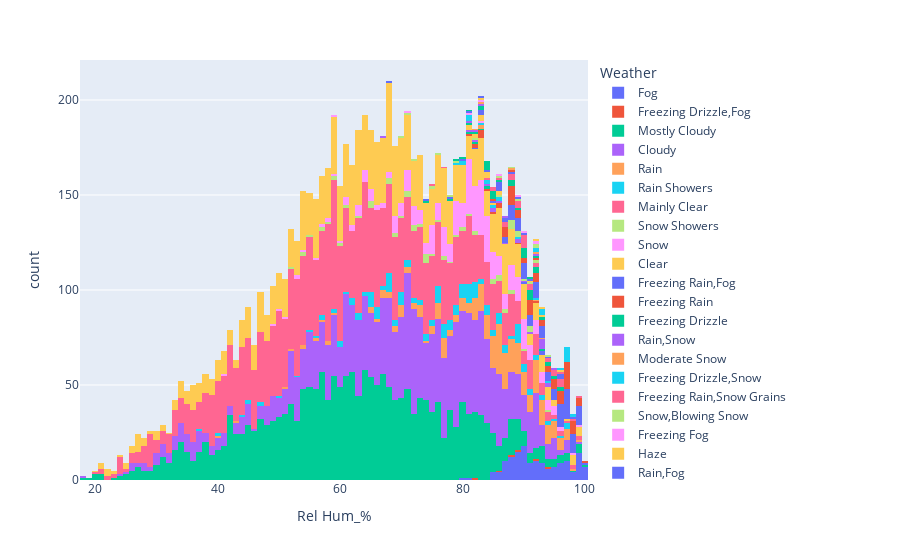

The cell this chart's notebook holds for it:
### Code cell
px.histogram(weather, x='Rel Hum_%', color='Weather')

### Figure 1 — Plotly figure (JSON) as saved in the notebook; plotly's stock layout.template omitted (floating-point values rounded to 4 significant figures; data arrays with more than 128 entries replaced by an {"elided": "..."} marker saying what was removed)
{"data": [{"alignmentgroup": "True", "bingroup": "x", "hovertemplate": "Weather=Fog<br>Rel Hum_%=%{x}<br>count=%{y}<extra></extra>", "legendgroup": "Fog", "marker": {"color": "#636efa", "pattern": {"shape": ""}}, "name": "Fog", "offsetgroup": "Fog", "orientation": "v", "showlegend": true, "type": "histogram", "x": {"elided": "150 int values"}, "xaxis": "x", "yaxis": "y"}, {"alignmentgroup": "True", "bingroup": "x", "hovertemplate": "Weather=Freezing Drizzle,Fog<br>Rel Hum_%=%{x}<br>count=%{y}<extra></extra>", "legendgroup": "Freezing Drizzle,Fog", "marker": {"color": "#EF553B", "pattern": {"shape": ""}}, "name": "Freezing Drizzle,Fog", "offsetgroup": "Freezing Drizzle,Fog", "orientation": "v", "showlegend": true, "type": "histogram", "x": [89, 88, 82, 86, 92, 94], "xaxis": "x", "yaxis": "y"}, {"alignmentgroup": "True", "bingroup": "x", "hovertemplate": "Weather=Mostly Cloudy<br>Rel Hum_%=%{x}<br>count=%{y}<extra></extra>", "legendgroup": "Mostly Cloudy", "marker": {"color": "#00cc96", "pattern": {"shape": ""}}, "name": "Mostly Cloudy", "offsetgroup": "Mostly Cloudy", "orientation": "v", "showlegend": true, "type": "histogram", "x": {"elided": "2069 int values"}, "xaxis": "x", "yaxis": "y"}, {"alignmentgroup": "True", "bingroup": "x", "hovertemplate": "Weather=Cloudy<br>Rel Hum_%=%{x}<br>count=%{y}<extra></extra>", "legendgroup": "Cloudy", "marker": {"color": "#ab63fa", "pattern": {"shape": ""}}, "name": "Cloudy", "offsetgroup": "Cloudy", "orientation": "v", "showlegend": true, "type": "histogram", "x": {"elided": "1728 int values"}, "xaxis": "x", "yaxis": "y"}, {"alignmentgroup": "True", "bingroup": "x", "hovertemplate": "Weather=Rain<br>Rel Hum_%=%{x}<br>count=%{y}<extra></extra>", "legendgroup": "Rain", "marker": {"color": "#FFA15A", "pattern": {"shape": ""}}, "name": "Rain", "offsetgroup": "Rain", "orientation": "v", "showlegend": true, "type": "histogram", "x": {"elided": "306 int values"}, "xaxis": "x", "yaxis": "y"}, {"alignmentgroup": "True", "bingroup": "x", "hovertemplate": "Weather=Rain Showers<br>Rel Hum_%=%{x}<br>count=%{y}<extra></extra>", "legendgroup": "Rain Showers", "marker": {"color": "#19d3f3", "pattern": {"shape": ""}}, "name": "Rain Showers", "offsetgroup": "Rain Showers", "orientation": "v", "showlegend": true, "type": "histogram", "x": {"elided": "188 int values"}, "xaxis": "x", "yaxis": "y"}, {"alignmentgroup": "True", "bingroup": "x", "hovertemplate": "Weather=Mainly Clear<br>Rel Hum_%=%{x}<br>count=%{y}<extra></extra>", "legendgroup": "Mainly Clear", "marker": {"color": "#FF6692", "pattern": {"shape": ""}}, "name": "Mainly Clear", "offsetgroup": "Mainly Clear", "orientation": "v", "showlegend": true, "type": "histogram", "x": {"elided": "2106 int values"}, "xaxis": "x", "yaxis": "y"}, {"alignmentgroup": "True", "bingroup": "x", "hovertemplate": "Weather=Snow Showers<br>Rel Hum_%=%{x}<br>count=%{y}<extra></extra>", "legendgroup": "Snow Showers", "marker": {"color": "#B6E880", "pattern": {"shape": ""}}, "name": "Snow Showers", "offsetgroup": "Snow Showers", "orientation": "v", "showlegend": true, "type": "histogram", "x": [57, 54, 58, 59, 57, 65, 54, 60, 61, 65, 73, 72, 71, 72, 52, 82, 77, 76, 78, 72, 63, 65, 69, 74, 69, 68, 74, 59, 73, 68, 61, 70, 68, 74, 60, 86, 94, 90, 88, 88, 85, 55, 71, 65, 79, 80, 80, 81, 85, 86, 86, 87, 74, 74, 75, 77, 71, 82, 85, 87], "xaxis": "x", "yaxis": "y"}, {"alignmentgroup": "True", "bingroup": "x", "hovertemplate": "Weather=Snow<br>Rel Hum_%=%{x}<br>count=%{y}<extra></extra>", "legendgroup": "Snow", "marker": {"color": "#FF97FF", "pattern": {"shape": ""}}, "name": "Snow", "offsetgroup": "Snow", "orientation": "v", "showlegend": true, "type": "histogram", "x": {"elided": "390 int values"}, "xaxis": "x", "yaxis": "y"}, {"alignmentgroup": "True", "bingroup": "x", "hovertemplate": "Weather=Clear<br>Rel Hum_%=%{x}<br>count=%{y}<extra></extra>", "legendgroup": "Clear", "marker": {"color": "#FECB52", "pattern": {"shape": ""}}, "name": "Clear", "offsetgroup": "Clear", "orientation": "v", "showlegend": true, "type": "histogram", "x": {"elided": "1326 int values"}, "xaxis": "x", "yaxis": "y"}, {"alignmentgroup": "True", "bingroup": "x", "hovertemplate": "Weather=Freezing Rain,Fog<br>Rel Hum_%=%{x}<br>count=%{y}<extra></extra>", "legendgroup": "Freezing Rain,Fog", "marker": {"color": "#636efa", "pattern": {"shape": ""}}, "name": "Freezing Rain,Fog", "offsetgroup": "Freezing Rain,Fog", "orientation": "v", "showlegend": true, "type": "histogram", "x": [82, 90, 93, 93], "xaxis": "x", "yaxis": "y"}, {"alignmentgroup": "True", "bingroup": "x", "hovertemplate": "Weather=Freezing Rain<br>Rel Hum_%=%{x}<br>count=%{y}<extra></extra>", "legendgroup": "Freezing Rain", "marker": {"color": "#EF553B", "pattern": {"shape": ""}}, "name": "Freezing Rain", "offsetgroup": "Freezing Rain", "orientation": "v", "showlegend": true, "type": "histogram", "x": [84, 83, 83, 83, 85, 86, 89, 86, 86, 82, 83, 82, 81, 92], "xaxis": "x", "yaxis": "y"}, {"alignmentgroup": "True", "bingroup": "x", "hovertemplate": "Weather=Freezing Drizzle<br>Rel Hum_%=%{x}<br>count=%{y}<extra></extra>", "legendgroup": "Freezing Drizzle", "marker": {"color": "#00cc96", "pattern": {"shape": ""}}, "name": "Freezing Drizzle", "offsetgroup": "Freezing Drizzle", "orientation": "v", "showlegend": true, "type": "histogram", "x": [84, 84, 83, 78, 82, 81, 93], "xaxis": "x", "yaxis": "y"}, {"alignmentgroup": "True", "bingroup": "x", "hovertemplate": "Weather=Rain,Snow<br>Rel Hum_%=%{x}<br>count=%{y}<extra></extra>", "legendgroup": "Rain,Snow", "marker": {"color": "#ab63fa", "pattern": {"shape": ""}}, "name": "Rain,Snow", "offsetgroup": "Rain,Snow", "orientation": "v", "showlegend": true, "type": "histogram", "x": [86, 81, 82, 90, 87, 89, 89, 85, 85, 84, 93, 94, 94, 91, 93, 93, 93, 93], "xaxis": "x", "yaxis": "y"}, {"alignmentgroup": "True", "bingroup": "x", "hovertemplate": "Weather=Moderate Snow<br>Rel Hum_%=%{x}<br>count=%{y}<extra></extra>", "legendgroup": "Moderate Snow", "marker": {"color": "#FFA15A", "pattern": {"shape": ""}}, "name": "Moderate Snow", "offsetgroup": "Moderate Snow", "orientation": "v", "showlegend": true, "type": "histogram", "x": [83, 83, 92, 93], "xaxis": "x", "yaxis": "y"}, {"alignmentgroup": "True", "bingroup": "x", "hovertemplate": "Weather=Freezing Drizzle,Snow<br>Rel Hum_%=%{x}<br>count=%{y}<extra></extra>", "legendgroup": "Freezing Drizzle,Snow", "marker": {"color": "#19d3f3", "pattern": {"shape": ""}}, "name": "Freezing Drizzle,Snow", "offsetgroup": "Freezing Drizzle,Snow", "orientation": "v", "showlegend": true, "type": "histogram", "x": [83, 85, 84, 84, 79, 86, 92, 94, 89, 85, 86], "xaxis": "x", "yaxis": "y"}, {"alignmentgroup": "True", "bingroup": "x", "hovertemplate": "Weather=Freezing Rain,Snow Grains<br>Rel Hum_%=%{x}<br>count=%{y}<extra></extra>", "legendgroup": "Freezing Rain,Snow Grains", "marker": {"color": "#FF6692", "pattern": {"shape": ""}}, "name": "Freezing Rain,Snow Grains", "offsetgroup": "Freezing Rain,Snow Grains", "orientation": "v", "showlegend": true, "type": "histogram", "x": [84], "xaxis": "x", "yaxis": "y"}, {"alignmentgroup": "True", "bingroup": "x", "hovertemplate": "Weather=Snow,Blowing Snow<br>Rel Hum_%=%{x}<br>count=%{y}<extra></extra>", "legendgroup": "Snow,Blowing Snow", "marker": {"color": "#B6E880", "pattern": {"shape": ""}}, "name": "Snow,Blowing Snow", "offsetgroup": "Snow,Blowing Snow", "orientation": "v", "showlegend": true, "type": "histogram", "x": [79, 75, 72, 70, 71, 89, 90, 89, 82, 88, 86, 91, 91, 89, 91, 88, 88, 88, 88], "xaxis": "x", "yaxis": "y"}, {"alignmentgroup": "True", "bingroup": "x", "hovertemplate": "Weather=Freezing Fog<br>Rel Hum_%=%{x}<br>count=%{y}<extra></extra>", "legendgroup": "Freezing Fog", "marker": {"color": "#FF97FF", "pattern": {"shape": ""}}, "name": "Freezing Fog", "offsetgroup": "Freezing Fog", "orientation": "v", "showlegend": true, "type": "histogram", "x": [71, 83, 99, 98], "xaxis": "x", "yaxis": "y"}, {"alignmentgroup": "True", "bingroup": "x", "hovertemplate": "Weather=Haze<br>Rel Hum_%=%{x}<br>count=%{y}<extra></extra>", "legendgroup": "Haze", "marker": {"color": "#FECB52", "pattern": {"shape": ""}}, "name": "Haze", "offsetgroup": "Haze", "orientation": "v", "showlegend": true, "type": "histogram", "x": [73, 68, 81, 81, 83, 83, 84, 85, 86, 86, 82, 84, 81, 82, 84, 83], "xaxis": "x", "yaxis": "y"}, {"alignmentgroup": "True", "bingroup": "x", "hovertemplate": "Weather=Rain,Fog<br>Rel Hum_%=%{x}<br>count=%{y}<extra></extra>", "legendgroup": "Rain,Fog", "marker": {"color": "#636efa", "pattern": {"shape": ""}}, "name": "Rain,Fog", "offsetgroup": "Rain,Fog", "orientation": "v", "showlegend": true, "type": "histogram", "x": [88, 88, 88, 90, 83, 86, 92, 92, 98, 97, 96, 97, 97, 97, 96, 92, 86, 86, 86, 88, 90, 89, 87, 87, 90, 90, 87, 89, 89, 88, 89, 89, 91, 91, 88, 88, 84, 90, 89, 90, 89, 88, 86, 91, 90, 91, 93, 93, 99, 98, 96, 97, 95, 97, 97, 99, 99, 100, 99, 98, 98, 99, 99, 99, 99, 92, 83, 99, 83, 85, 92, 95, 96, 94, 98, 97, 97, 97, 97, 98, 97, 98, 98, 97, 91, 91, 94, 92, 96, 94, 90, 95, 96, 97, 99, 92, 94, 92, 95, 96, 96, 94, 93, 93, 93, 96, 95, 96, 93, 95, 96, 97, 98, 98, 96, 97], "xaxis": "x", "yaxis": "y"}, {"alignmentgroup": "True", "bingroup": "x", "hovertemplate": "Weather=Drizzle,Fog<br>Rel Hum_%=%{x}<br>count=%{y}<extra></extra>", "legendgroup": "Drizzle,Fog", "marker": {"color": "#EF553B", "pattern": {"shape": ""}}, "name": "Drizzle,Fog", "offsetgroup": "Drizzle,Fog", "orientation": "v", "showlegend": true, "type": "histogram", "x": [89, 88, 89, 88, 88, 87, 87, 87, 85, 97, 97, 98, 97, 96, 96, 97, 98, 97, 97, 98, 88, 87, 91, 92, 92, 92, 92, 93, 93, 87, 88, 88, 88, 88, 90, 90, 89, 90, 91, 91, 91, 91, 91, 91, 89, 88, 88, 95, 94, 98, 96, 94, 95, 91, 93, 97, 95, 97, 95, 98, 99, 99, 96, 92, 98, 97, 98, 97, 100, 99, 99, 97, 96, 95, 96, 96, 94, 97, 97, 97], "xaxis": "x", "yaxis": "y"}, {"alignmentgroup": "True", "bingroup": "x", "hovertemplate": "Weather=Drizzle<br>Rel Hum_%=%{x}<br>count=%{y}<extra></extra>", "legendgroup": "Drizzle", "marker": {"color": "#00cc96", "pattern": {"shape": ""}}, "name": "Drizzle", "offsetgroup": "Drizzle", "orientation": "v", "showlegend": true, "type": "histogram", "x": [89, 92, 91, 90, 84, 86, 85, 85, 88, 74, 93, 84, 84, 91, 95, 94, 93, 95, 96, 90, 90, 81, 91, 91, 92, 79, 84, 82, 83, 85, 83, 85, 84, 94, 90, 88, 88, 96, 90, 91, 92], "xaxis": "x", "yaxis": "y"}, {"alignmentgroup": "True", "bingroup": "x", "hovertemplate": "Weather=Freezing Drizzle,Haze<br>Rel Hum_%=%{x}<br>count=%{y}<extra></extra>", "legendgroup": "Freezing Drizzle,Haze", "marker": {"color": "#ab63fa", "pattern": {"shape": ""}}, "name": "Freezing Drizzle,Haze", "offsetgroup": "Freezing Drizzle,Haze", "orientation": "v", "showlegend": true, "type": "histogram", "x": [82, 83, 81], "xaxis": "x", "yaxis": "y"}, {"alignmentgroup": "True", "bingroup": "x", "hovertemplate": "Weather=Freezing Rain,Haze<br>Rel Hum_%=%{x}<br>count=%{y}<extra></extra>", "legendgroup": "Freezing Rain,Haze", "marker": {"color": "#FFA15A", "pattern": {"shape": ""}}, "name": "Freezing Rain,Haze", "offsetgroup": "Freezing Rain,Haze", "orientation": "v", "showlegend": true, "type": "histogram", "x": [83, 82], "xaxis": "x", "yaxis": "y"}, {"alignmentgroup": "True", "bingroup": "x", "hovertemplate": "Weather=Snow,Haze<br>Rel Hum_%=%{x}<br>count=%{y}<extra></extra>", "legendgroup": "Snow,Haze", "marker": {"color": "#19d3f3", "pattern": {"shape": ""}}, "name": "Snow,Haze", "offsetgroup": "Snow,Haze", "orientation": "v", "showlegend": true, "type": "histogram", "x": [81, 80, 81, 81, 80], "xaxis": "x", "yaxis": "y"}, {"alignmentgroup": "True", "bingroup": "x", "hovertemplate": "Weather=Snow,Fog<br>Rel Hum_%=%{x}<br>count=%{y}<extra></extra>", "legendgroup": "Snow,Fog", "marker": {"color": "#FF6692", "pattern": {"shape": ""}}, "name": "Snow,Fog", "offsetgroup": "Snow,Fog", "orientation": "v", "showlegend": true, "type": "histogram", "x": [90, 94, 77, 90, 96, 98, 99, 96, 87, 88, 88, 89, 91, 94, 95, 95, 95, 96, 96, 91, 91, 90, 90, 88, 87, 86, 85, 89, 85, 87, 92, 92, 90, 90, 90, 89, 89], "xaxis": "x", "yaxis": "y"}, {"alignmentgroup": "True", "bingroup": "x", "hovertemplate": "Weather=Snow,Ice Pellets<br>Rel Hum_%=%{x}<br>count=%{y}<extra></extra>", "legendgroup": "Snow,Ice Pellets", "marker": {"color": "#B6E880", "pattern": {"shape": ""}}, "name": "Snow,Ice Pellets", "offsetgroup": "Snow,Ice Pellets", "orientation": "v", "showlegend": true, "type": "histogram", "x": [86, 76, 89, 92, 91, 92], "xaxis": "x", "yaxis": "y"}, {"alignmentgroup": "True", "bingroup": "x", "hovertemplate": "Weather=Rain,Haze<br>Rel Hum_%=%{x}<br>count=%{y}<extra></extra>", "legendgroup": "Rain,Haze", "marker": {"color": "#FF97FF", "pattern": {"shape": ""}}, "name": "Rain,Haze", "offsetgroup": "Rain,Haze", "orientation": "v", "showlegend": true, "type": "histogram", "x": [81, 83, 86], "xaxis": "x", "yaxis": "y"}, {"alignmentgroup": "True", "bingroup": "x", "hovertemplate": "Weather=Thunderstorms,Rain<br>Rel Hum_%=%{x}<br>count=%{y}<extra></extra>", "legendgroup": "Thunderstorms,Rain", "marker": {"color": "#FECB52", "pattern": {"shape": ""}}, "name": "Thunderstorms,Rain", "offsetgroup": "Thunderstorms,Rain", "orientation": "v", "showlegend": true, "type": "histogram", "x": [83, 93, 91], "xaxis": "x", "yaxis": "y"}, {"alignmentgroup": "True", "bingroup": "x", "hovertemplate": "Weather=Thunderstorms,Rain Showers<br>Rel Hum_%=%{x}<br>count=%{y}<extra></extra>", "legendgroup": "Thunderstorms,Rain Showers", "marker": {"color": "#636efa", "pattern": {"shape": ""}}, "name": "Thunderstorms,Rain Showers", "offsetgroup": "Thunderstorms,Rain Showers", "orientation": "v", "showlegend": true, "type": "histogram", "x": [74, 87, 80, 81, 91, 90, 87, 88, 98, 96, 78, 83, 96, 89, 68, 96], "xaxis": "x", "yaxis": "y"}, {"alignmentgroup": "True", "bingroup": "x", "hovertemplate": "Weather=Thunderstorms,Heavy Rain Showers<br>Rel Hum_%=%{x}<br>count=%{y}<extra></extra>", "legendgroup": "Thunderstorms,Heavy Rain Showers", "marker": {"color": "#EF553B", "pattern": {"shape": ""}}, "name": "Thunderstorms,Heavy Rain Showers", "offsetgroup": "Thunderstorms,Heavy Rain Showers", "orientation": "v", "showlegend": true, "type": "histogram", "x": [88], "xaxis": "x", "yaxis": "y"}, {"alignmentgroup": "True", "bingroup": "x", "hovertemplate": "Weather=Thunderstorms,Rain Showers,Fog<br>Rel Hum_%=%{x}<br>count=%{y}<extra></extra>", "legendgroup": "Thunderstorms,Rain Showers,Fog", "marker": {"color": "#00cc96", "pattern": {"shape": ""}}, "name": "Thunderstorms,Rain Showers,Fog", "offsetgroup": "Thunderstorms,Rain Showers,Fog", "orientation": "v", "showlegend": true, "type": "histogram", "x": [81, 91, 80], "xaxis": "x", "yaxis": "y"}, {"alignmentgroup": "True", "bingroup": "x", "hovertemplate": "Weather=Thunderstorms<br>Rel Hum_%=%{x}<br>count=%{y}<extra></extra>", "legendgroup": "Thunderstorms", "marker": {"color": "#ab63fa", "pattern": {"shape": ""}}, "name": "Thunderstorms", "offsetgroup": "Thunderstorms", "orientation": "v", "showlegend": true, "type": "histogram", "x": [67, 87], "xaxis": "x", "yaxis": "y"}, {"alignmentgroup": "True", "bingroup": "x", "hovertemplate": "Weather=Thunderstorms,Rain,Fog<br>Rel Hum_%=%{x}<br>count=%{y}<extra></extra>", "legendgroup": "Thunderstorms,Rain,Fog", "marker": {"color": "#FFA15A", "pattern": {"shape": ""}}, "name": "Thunderstorms,Rain,Fog", "offsetgroup": "Thunderstorms,Rain,Fog", "orientation": "v", "showlegend": true, "type": "histogram", "x": [88], "xaxis": "x", "yaxis": "y"}, {"alignmentgroup": "True", "bingroup": "x", "hovertemplate": "Weather=Thunderstorms,Moderate Rain Showers,Fog<br>Rel Hum_%=%{x}<br>count=%{y}<extra></extra>", "legendgroup": "Thunderstorms,Moderate Rain Showers,Fog", "marker": {"color": "#19d3f3", "pattern": {"shape": ""}}, "name": "Thunderstorms,Moderate Rain Showers,Fog", "offsetgroup": "Thunderstorms,Moderate Rain Showers,Fog", "orientation": "v", "showlegend": true, "type": "histogram", "x": [93], "xaxis": "x", "yaxis": "y"}, {"alignmentgroup": "True", "bingroup": "x", "hovertemplate": "Weather=Rain Showers,Fog<br>Rel Hum_%=%{x}<br>count=%{y}<extra></extra>", "legendgroup": "Rain Showers,Fog", "marker": {"color": "#FF6692", "pattern": {"shape": ""}}, "name": "Rain Showers,Fog", "offsetgroup": "Rain Showers,Fog", "orientation": "v", "showlegend": true, "type": "histogram", "x": [96], "xaxis": "x", "yaxis": "y"}, {"alignmentgroup": "True", "bingroup": "x", "hovertemplate": "Weather=Rain Showers,Snow Showers<br>Rel Hum_%=%{x}<br>count=%{y}<extra></extra>", "legendgroup": "Rain Showers,Snow Showers", "marker": {"color": "#B6E880", "pattern": {"shape": ""}}, "name": "Rain Showers,Snow Showers", "offsetgroup": "Rain Showers,Snow Showers", "orientation": "v", "showlegend": true, "type": "histogram", "x": [78, 75], "xaxis": "x", "yaxis": "y"}, {"alignmentgroup": "True", "bingroup": "x", "hovertemplate": "Weather=Snow Pellets<br>Rel Hum_%=%{x}<br>count=%{y}<extra></extra>", "legendgroup": "Snow Pellets", "marker": {"color": "#FF97FF", "pattern": {"shape": ""}}, "name": "Snow Pellets", "offsetgroup": "Snow Pellets", "orientation": "v", "showlegend": true, "type": "histogram", "x": [59], "xaxis": "x", "yaxis": "y"}, {"alignmentgroup": "True", "bingroup": "x", "hovertemplate": "Weather=Rain,Snow,Fog<br>Rel Hum_%=%{x}<br>count=%{y}<extra></extra>", "legendgroup": "Rain,Snow,Fog", "marker": {"color": "#FECB52", "pattern": {"shape": ""}}, "name": "Rain,Snow,Fog", "offsetgroup": "Rain,Snow,Fog", "orientation": "v", "showlegend": true, "type": "histogram", "x": [96], "xaxis": "x", "yaxis": "y"}, {"alignmentgroup": "True", "bingroup": "x", "hovertemplate": "Weather=Moderate Rain,Fog<br>Rel Hum_%=%{x}<br>count=%{y}<extra></extra>", "legendgroup": "Moderate Rain,Fog", "marker": {"color": "#636efa", "pattern": {"shape": ""}}, "name": "Moderate Rain,Fog", "offsetgroup": "Moderate Rain,Fog", "orientation": "v", "showlegend": true, "type": "histogram", "x": [94], "xaxis": "x", "yaxis": "y"}, {"alignmentgroup": "True", "bingroup": "x", "hovertemplate": "Weather=Freezing Rain,Ice Pellets,Fog<br>Rel Hum_%=%{x}<br>count=%{y}<extra></extra>", "legendgroup": "Freezing Rain,Ice Pellets,Fog", "marker": {"color": "#EF553B", "pattern": {"shape": ""}}, "name": "Freezing Rain,Ice Pellets,Fog", "offsetgroup": "Freezing Rain,Ice Pellets,Fog", "orientation": "v", "showlegend": true, "type": "histogram", "x": [92], "xaxis": "x", "yaxis": "y"}, {"alignmentgroup": "True", "bingroup": "x", "hovertemplate": "Weather=Drizzle,Ice Pellets,Fog<br>Rel Hum_%=%{x}<br>count=%{y}<extra></extra>", "legendgroup": "Drizzle,Ice Pellets,Fog", "marker": {"color": "#00cc96", "pattern": {"shape": ""}}, "name": "Drizzle,Ice Pellets,Fog", "offsetgroup": "Drizzle,Ice Pellets,Fog", "orientation": "v", "showlegend": true, "type": "histogram", "x": [92], "xaxis": "x", "yaxis": "y"}, {"alignmentgroup": "True", "bingroup": "x", "hovertemplate": "Weather=Drizzle,Snow<br>Rel Hum_%=%{x}<br>count=%{y}<extra></extra>", "legendgroup": "Drizzle,Snow", "marker": {"color": "#ab63fa", "pattern": {"shape": ""}}, "name": "Drizzle,Snow", "offsetgroup": "Drizzle,Snow", "orientation": "v", "showlegend": true, "type": "histogram", "x": [95, 92], "xaxis": "x", "yaxis": "y"}, {"alignmentgroup": "True", "bingroup": "x", "hovertemplate": "Weather=Rain,Ice Pellets<br>Rel Hum_%=%{x}<br>count=%{y}<extra></extra>", "legendgroup": "Rain,Ice Pellets", "marker": {"color": "#FFA15A", "pattern": {"shape": ""}}, "name": "Rain,Ice Pellets", "offsetgroup": "Rain,Ice Pellets", "orientation": "v", "showlegend": true, "type": "histogram", "x": [92], "xaxis": "x", "yaxis": "y"}, {"alignmentgroup": "True", "bingroup": "x", "hovertemplate": "Weather=Drizzle,Snow,Fog<br>Rel Hum_%=%{x}<br>count=%{y}<extra></extra>", "legendgroup": "Drizzle,Snow,Fog", "marker": {"color": "#19d3f3", "pattern": {"shape": ""}}, "name": "Drizzle,Snow,Fog", "offsetgroup": "Drizzle,Snow,Fog", "orientation": "v", "showlegend": true, "type": "histogram", "x": [97, 97, 98, 97, 97, 98, 97, 97, 97, 96, 97, 92, 92, 93, 93], "xaxis": "x", "yaxis": "y"}, {"alignmentgroup": "True", "bingroup": "x", "hovertemplate": "Weather=Rain,Snow Grains<br>Rel Hum_%=%{x}<br>count=%{y}<extra></extra>", "legendgroup": "Rain,Snow Grains", "marker": {"color": "#FF6692", "pattern": {"shape": ""}}, "name": "Rain,Snow Grains", "offsetgroup": "Rain,Snow Grains", "orientation": "v", "showlegend": true, "type": "histogram", "x": [75], "xaxis": "x", "yaxis": "y"}, {"alignmentgroup": "True", "bingroup": "x", "hovertemplate": "Weather=Rain,Snow,Ice Pellets<br>Rel Hum_%=%{x}<br>count=%{y}<extra></extra>", "legendgroup": "Rain,Snow,Ice Pellets", "marker": {"color": "#B6E880", "pattern": {"shape": ""}}, "name": "Rain,Snow,Ice Pellets", "offsetgroup": "Rain,Snow,Ice Pellets", "orientation": "v", "showlegend": true, "type": "histogram", "x": [88, 94, 92, 92], "xaxis": "x", "yaxis": "y"}, {"alignmentgroup": "True", "bingroup": "x", "hovertemplate": "Weather=Snow Showers,Fog<br>Rel Hum_%=%{x}<br>count=%{y}<extra></extra>", "legendgroup": "Snow Showers,Fog", "marker": {"color": "#FF97FF", "pattern": {"shape": ""}}, "name": "Snow Showers,Fog", "offsetgroup": "Snow Showers,Fog", "orientation": "v", "showlegend": true, "type": "histogram", "x": [89, 90, 92, 92], "xaxis": "x", "yaxis": "y"}, {"alignmentgroup": "True", "bingroup": "x", "hovertemplate": "Weather=Moderate Snow,Blowing Snow<br>Rel Hum_%=%{x}<br>count=%{y}<extra></extra>", "legendgroup": "Moderate Snow,Blowing Snow", "marker": {"color": "#FECB52", "pattern": {"shape": ""}}, "name": "Moderate Snow,Blowing Snow", "offsetgroup": "Moderate Snow,Blowing Snow", "orientation": "v", "showlegend": true, "type": "histogram", "x": [93, 92], "xaxis": "x", "yaxis": "y"}], "layout": {"barmode": "relative", "legend": {"title": {"text": "Weather"}, "tracegroupgap": 0}, "margin": {"t": 60}, "xaxis": {"anchor": "y", "domain": [0, 1], "title": {"text": "Rel Hum_%"}}, "yaxis": {"anchor": "x", "domain": [0, 1], "title": {"text": "count"}}}}
